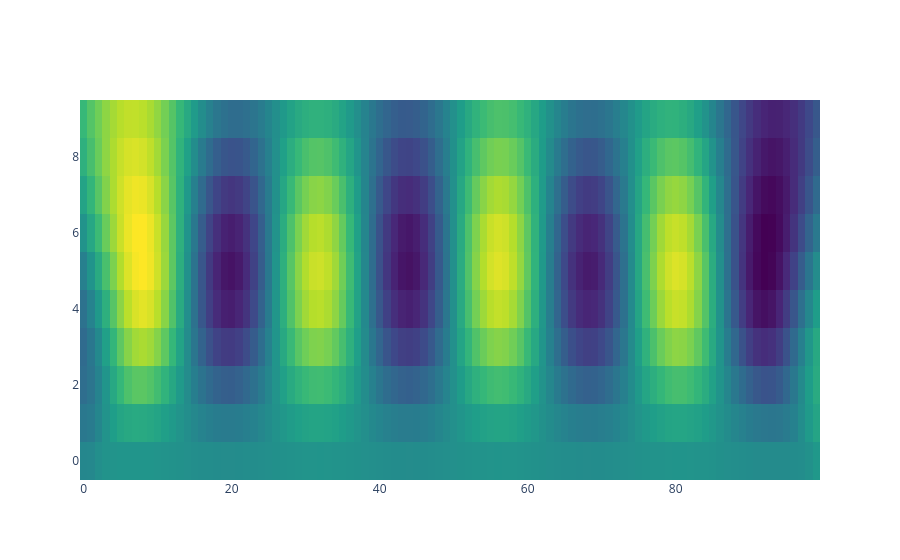

Notebook code cell kept with this figure:
### Code cell
fig_cwt_raw = make_subplots(1, 1)
feature = data.sample_cwt[0].ravel()
xaxis = data.sample_xaxis

temp = psf(
    feature,
    xaxis=xaxis,
    fig=fig_cwt_raw,
    row=1,
    col=1,
    xaxis_label=xaxis_label,
    yaxis_label=yaxis_label,
)
temp.plot_cwt(showlegend=False, colorscale="Viridis", showscale=False)


# widths = len(feature) / len(xaxis)
# widths = int(widths)
# temp = feature.reshape(widths, len(xaxis))
# fig_cwt_raw.add_trace(go.Heatmap(z=temp, **kwargs), row=1, col=1)
# fig_cwt_raw.update_xaxes(title_text=xaxis_label, row=1, col=1)
# fig_cwt_raw.update_yaxes(title_text=yaxis_label, row=1, col=1)


fig_cwt_raw

### Figure 1 — Plotly figure (JSON) as saved in the notebook; plotly's stock layout.template omitted (floating-point values rounded to 4 significant figures; data arrays with more than 128 entries replaced by an {"elided": "..."} marker saying what was removed)
{"data": [{"colorscale": [[0, "#440154"], [0.1111, "#482878"], [0.2222, "#3e4989"], [0.3333, "#31688e"], [0.4444, "#26828e"], [0.5556, "#1f9e89"], [0.6667, "#35b779"], [0.7778, "#6ece58"], [0.8889, "#b5de2b"], [1, "#fde725"]], "showlegend": false, "showscale": false, "type": "heatmap", "xaxis": "x", "yaxis": "y", "z": {"elided": "10x100 float values"}}], "layout": {"autosize": true, "xaxis": {"anchor": "y", "autorange": true, "domain": [0, 1], "range": [-0.5, 99.5], "title": {"text": ""}}, "yaxis": {"anchor": "x", "autorange": true, "domain": [0, 1], "range": [-0.5, 9.5], "title": {"text": ""}}}}
